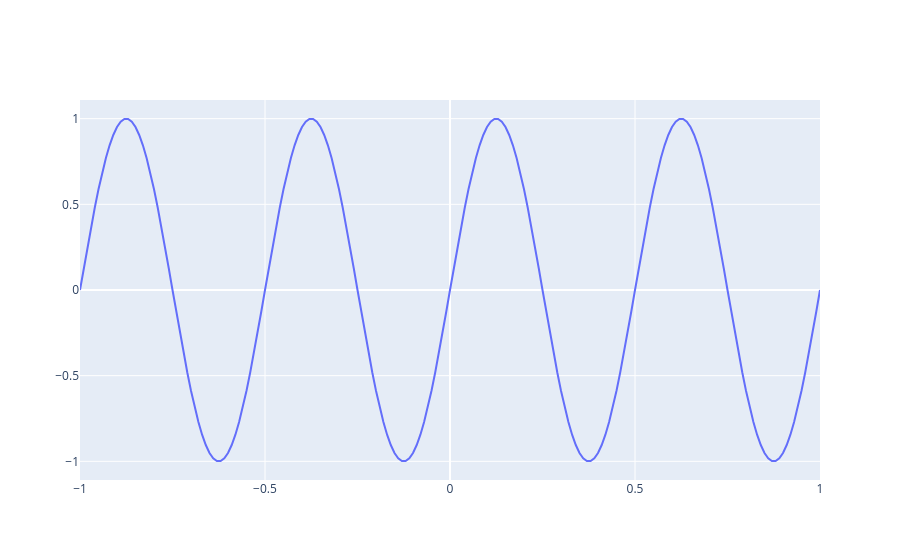

Notebook source saved alongside this figure:
### Markdown cell above
- **c).** Graficar la siguiente función senoidal para $t$ en $[-1, 1]$ con dt = 0.01, A=1, $\phi=0$, $f=1$


$$f(t) = A * sin(2\pi*f*t +\phi)$$


- **d).** Desafío: ¿graficar sobre la misma figura para f en $[1, 5]$?

### Code cell
# item c
dt = 0.01
t = np.arange(-1,1+dt,dt)
frec = 2
f = np.sin(2*np.pi * frec * t)
fig2 = go.Figure()
fig2.add_trace(go.Scatter(x=t, y=f))

### Figure 1 — Plotly figure (JSON) as saved in the notebook; plotly's stock layout.template omitted (floating-point values rounded to 4 significant figures; data arrays with more than 128 entries replaced by an {"elided": "..."} marker saying what was removed)
{"data": [{"type": "scatter", "x": {"elided": "201 float values"}, "y": {"elided": "201 float values"}}], "layout": {}}
